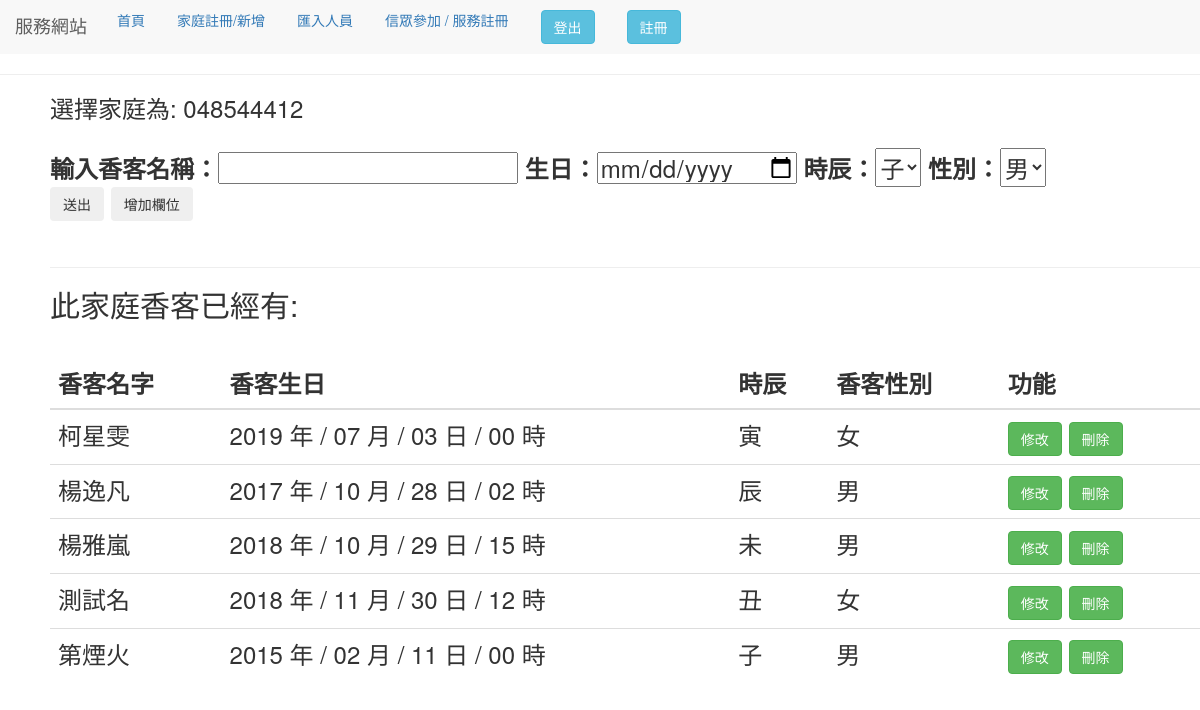
The page /home/1 (signed in) on the database its author committed.
### use_app/models.py (models this page shows)
class Home(models.Model):
    address = models.CharField(verbose_name='地址', max_length=100)
    home_phone = models.CharField(verbose_name='家庭電話', max_length=100)
    class Meta:
        verbose_name_plural = '家庭資料庫'

class People_data(models.Model):
    name = models.CharField(verbose_name='輸入姓名', max_length=10)
    birthday = models.DateTimeField(
        verbose_name='西元生日(ex:2012-01-01)')  # default = timezone.now
    time = models.CharField(max_length=5)
    gender = models.CharField(verbose_name='性別', max_length=32, choices=(
        ('male', '男'), ('female', '女')), default="男")
    home_id = models.CharField(max_length=10)
    class Meta:
        verbose_name_plural = '香客資料庫'

### use_app/views.py (the view, shortened to what this page needs)
# urls.py: path("home/<int:pk>",views.people_form,name= "home"),
@login_required(login_url='/use_login')
def people_form(request,pk):
    form = peopleform(request.POST or None)
    fix_form = fix_peopleform(None)
    people_all = People_data.objects.filter(home_id=pk)
    x_try = Home.objects.get(pk=pk).home_phone
    title_one = "香客名字"
    title_two = "香客生日"
    title_three = "香客性別"
    get_x = "此家庭香客"
    context = locals()
    return render(request, "people_add.html", context)

### use_app/forms.py
class peopleform(forms.Form):
    name = forms.CharField(required=False, label="輸入香客名稱",max_length=20)
    birthday = forms.DateTimeField(
        label="生日",
        required=False,
        widget=forms.TextInput(attrs={'type': 'date'}))
    time = forms.ChoiceField(label='時辰',
                               required=False,
                               choices=(('子', '子'), ('丑', '丑'), ('寅', '寅'), ('卯', '卯'), ('辰', '辰'), ('巳', '巳'), ('午', '午'), ('未', '未'), ('申', '申'), ('酉', '酉'), ('戌', '戌'), ('亥', '亥')),
                               initial="子",
                               widget=forms.widgets.Select())
    gender = forms.ChoiceField(label='性別',
                               required=False,
                               choices=(('male', '男'), ('female', '女')),
                               initial="男",
                               widget=forms.widgets.Select())

class fix_peopleform(forms.Form):
    x_name = forms.CharField(required=False, label="輸入香客名稱",max_length=20)
    x_birthday = forms.DateTimeField(
        label="生日",
        required=False,
        widget=forms.TextInput(attrs={'type': 'date'}))
    x_time = forms.ChoiceField(label='時辰',
                               required=False,
                               choices=(('子', '子'), ('丑', '丑'), ('寅', '寅'), ('卯', '卯'), ('辰', '辰'), ('巳', '巳'), ('午', '午'), ('未', '未'), ('申', '申'), ('酉', '酉'), ('戌', '戌'), ('亥', '亥')),
                               initial="子",
                               widget=forms.widgets.Select())
    x_gender = forms.ChoiceField(label='性別',
                               required=False,
                               choices=(('male', '男'), ('female', '女')),
                               initial="男",
                               widget=forms.widgets.Select())

### templates/people_add.html (shortened to what this page needs)
{% extends "base.html" %} {% block title %} 表單 {% endblock %} {% block form %}
<head>
    <link rel="stylesheet" href="//code.jquery.com/ui/1.12.1/themes/base/jquery-ui.css">
</head>
<body>
    <div style="margin-left:50px;">
        <form method='POST' enctype="multipart/form-data">
            {% csrf_token %} 選擇家庭為: {{x_try}} <br>
            <br>
            <div id="use">
                {{ form.as_table }}
                <br>
            </div>
            <div><input class="btn btn-outline-dark" type="submit" value="送出" /> <button type="button"
                    class="btn btn-outline-dark" onclick="ShowMeDate()">增加欄位</button> </div>
        </form>
        <br>
        <hr>
        <h2>{{ get_x }}已經有:</h2>
        {% if people_all %}
        <br>
        <table class="table">
            <thead>
                <tr>
                    <th scope="col">{{title_one}}</th>
                    <th scope="col">{{title_two}}</th>
                    <th scope="col">時辰</th>
                    <th scope="col">{{title_three}}</th>
                    <th scope="col">功能</th>
            </thead>
            <tbody>
                {% for c in people_all %}
                <tr>
                    <td id={{c.name}}> {{ c.name }} </td>
                    <td id={{c.name}}{{c.birthday}}> {{ c.birthday|date:"Y 年 / m 月 / d 日 / H 時" }} </td>
                    <td>{{c.time}}</td>
                    {% if c.gender == "female" %}
                    <td id={{c.name}}{{c.gender}}> 女 </td>
                    {% else %}
                    <td id={{c.name}}{{c.gender}}> 男 </td>
                    {% endif %}
                    <td>
                        <button class="btn btn-success fix"
                            value="{{c.name}}/{{c.gender}}/{{c.birthday}}/{{c.home_id}}/{{c.time}}"> 修改</button>
                      <a href="home_del/{{c.home_id}}/{{c.pk}}">  <button class="btn btn-success del" value="{{c.home_id}}▲{{c.name}}"> 刪除</button> </a>
                    </td>
                </tr>
                {% endfor %}
            </tbody>
        </table>
        {% else %}
        <p>無資料</p>
        {% endif %}
    </div>
</body>
{% endblock %}

### rows shown on the page
Home: home_phone "048544412"
People_data: name "柯星雯", birthday "2019 年 / 07 月 / 03 日 / 00 時", time "寅"
People_data: name "楊逸凡", birthday "2017 年 / 10 月 / 28 日 / 02 時", time "辰"
People_data: name "楊雅嵐", birthday "2018 年 / 10 月 / 29 日 / 15 時", time "未"
People_data: name "測試名", birthday "2018 年 / 11 月 / 30 日 / 12 時", time "丑"
People_data: name "第煙火", birthday "2015 年 / 02 月 / 11 日 / 00 時", time "子"

### other values the page prints
{{ get_x }} "此家庭香客"
{{ title_one }} "香客名字"
{{ title_two }} "香客生日"
{{ title_three }} "香客性別"
